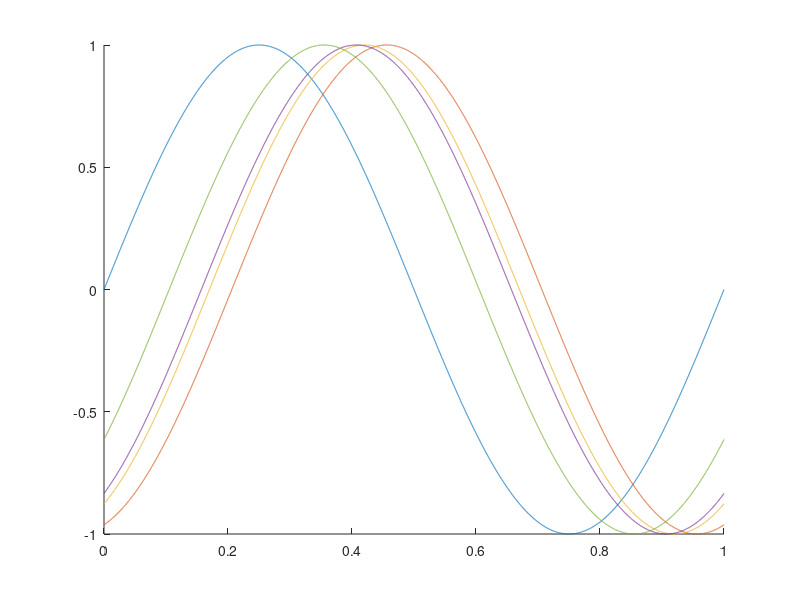

Source code (MATLAB): (Note: this script raises an error after producing the figure.)
% Mic positions
mic1 = [0,0];
mic2 = [80,0];
mic3 = [0,30];
mic4 = [80,30];

% Source position
sp = [50,50];

% Signal definitions
ts = 0.0001;
t = 0:ts:1;
ref = sin(2*pi*t);

d1 = sqrt((sp(1)-mic1(1))^2+(sp(2)-mic1(2))^2);
d2 = sqrt((sp(1)-mic2(1))^2+(sp(2)-mic2(2))^2);
d3 = sqrt((sp(1)-mic3(1))^2+(sp(2)-mic3(2))^2);
d4 = sqrt((sp(1)-mic4(1))^2+(sp(2)-mic4(2))^2);

t1 = d1/343;
t2 = d2/343;
t3 = d3/343;
t4 = d4/343;

sig1 = sin(2*pi*(t-t1));
sig2 = sin(2*pi*(t-t2));
sig3 = sin(2*pi*(t-t3));
sig4 = sin(2*pi*(t-t4));

hold on
plot(t,ref)
plot(t,sig1)
plot(t,sig2)
plot(t,sig3)
plot(t,sig4)

% Time delay calculations
td12 = gcc(sig1,sig2)*ts;
td13 = gcc(sig1,sig3)*ts;
td14 = gcc(sig1,sig4)*ts;
td23 = gcc(sig2,sig3)*ts;
td24 = gcc(sig2,sig4)*ts;
td34 = gcc(sig3,sig4)*ts;



% Given sensor positions (xi, yi)
xi = [0, 80, 0, 80];
yi = [0, 0, 30, 30];

% Given TDOA measurements (TDOAij_observed)
TDOAij_observed = [td12, td13, td14, td23, td24, td34];

% Initial estimate for source coordinates (x, y)
x_initial = 20;
y_initial = 20;

% Optimization function
fun = @(params) tdoa_objective(params, xi, yi, TDOAij_observed);

% Perform optimization
options = optimoptions('lsqnonlin', 'Algorithm', 'levenberg-marquardt');
params_initial = [x_initial, y_initial];
params_estimated = lsqnonlin(fun, params_initial, [], [], options);

% Extract estimated source coordinates
x_estimated = params_estimated(1);
y_estimated = params_estimated(2);

disp(['Estimated source coordinates: (x, y) = (', num2str(x_estimated), ', ', num2str(y_estimated), ')']);

% Objective function for optimization
function residuals = tdoa_objective(params, xi, yi, TDOAij_observed)
    x = params(1);
    y = params(2);
    s = 343; % Speed of sound
    
    residuals = [];
    for i = 1:length(xi)
        for j = i+1:length(xi)
            TDOAij_calculated = sqrt((x - xi(i))^2 + (y - yi(i))^2) / s - sqrt((x - xi(j))^2 + (y - yi(j))^2) / s;
            residuals = [residuals; TDOAij_observed(find_pair_index(i, j, length(xi))) - TDOAij_calculated];
        end
    end
end

% Helper function to find pair index
function index = find_pair_index(i, j, n)
    index = n * (i - 1) + j - i * (i + 1) / 2;
end


function time_delay = gcc(ref,sig1)
cross_corr = xcorr(ref, sig1);
normalized_cross_corr = abs(cross_corr) / max(abs(cross_corr));

[max_corr_value, max_corr_index] = max(normalized_cross_corr);

time_delay = (max_corr_index - 1) - (numel(ref) - 1);

%plot(normalized_cross_corr);
end


